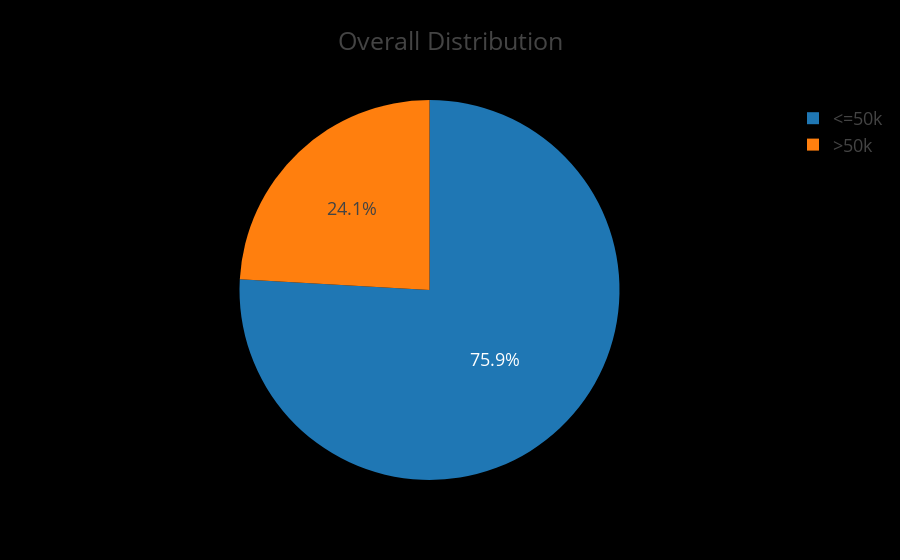

Notebook cell for this chart:
### Code cell
import os
import plotly.express as px

# Pie chart
fig = px.pie(adult_df_income, names='income', values='total', title='Overall Distribution')
fig.update_layout(template='presentation', paper_bgcolor='rgb(0, 0, 0)', plot_bgcolor='rgb(0, 0, 0)')
fig.show()

# Save in multiple formats
fig.write_image(os.path.join(results_dir, 'income_distribution_pie_chart.jpg'))
fig.write_image(os.path.join(results_dir, 'income_distribution_pie_chart.png'))
fig.write_html(os.path.join(results_dir, 'income_distribution_pie_chart.html'))

### Figure 1 — Plotly figure (JSON) as saved in the notebook; plotly's stock layout.template omitted (floating-point values rounded to 4 significant figures)
{"data": [{"domain": {"x": [0, 1], "y": [0, 1]}, "hovertemplate": "income=%{label}<br>total=%{value}<extra></extra>", "labels": ["<=50k", ">50k"], "legendgroup": "", "name": "", "showlegend": true, "type": "pie", "values": [24679, 7837]}], "layout": {"autosize": true, "legend": {"tracegroupgap": 0}, "paper_bgcolor": "rgb(0, 0, 0)", "plot_bgcolor": "rgb(0, 0, 0)", "title": {"text": "Overall Distribution"}}}
